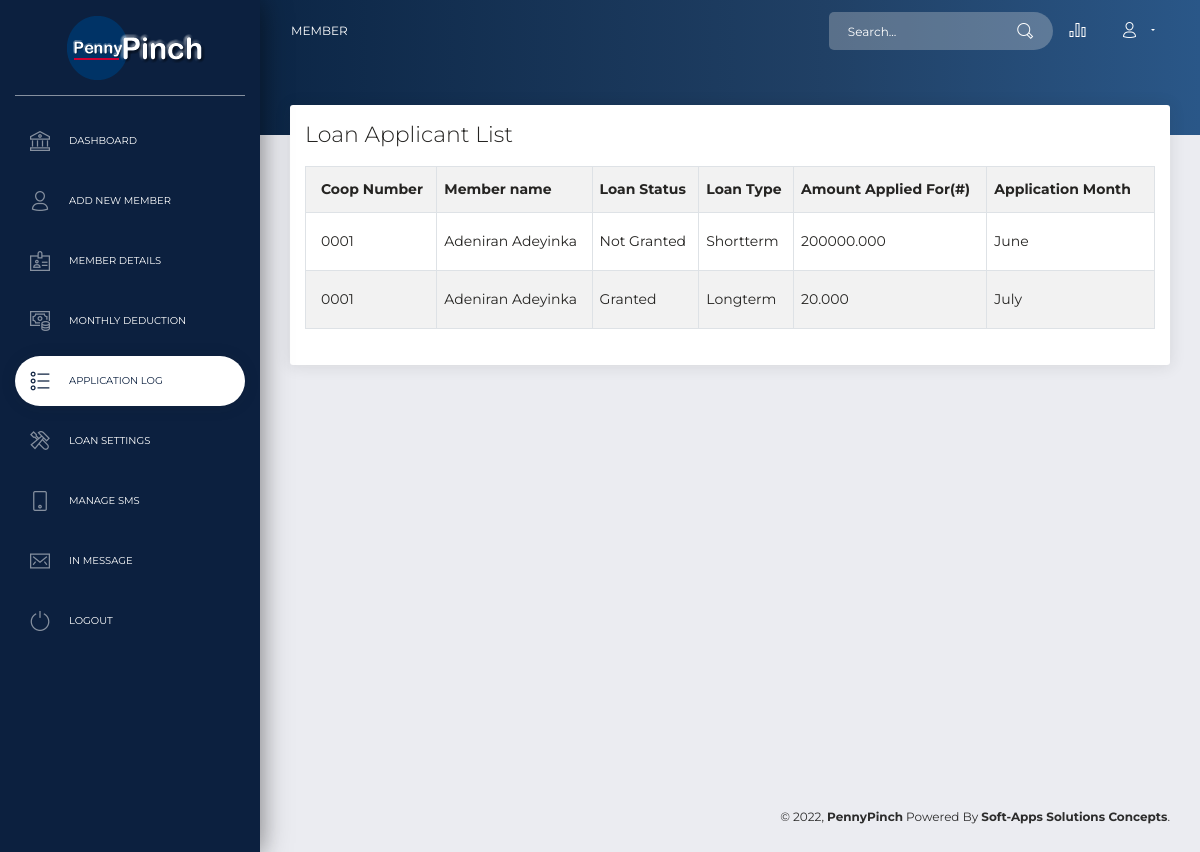
The app's page /tadmin/applog.php with its own data.
### tables this page shows
CREATE TABLE `loantab` (
  `loan_id` bigint(20) NOT NULL,
  `clientapp_id` bigint(20) NOT NULL,
  `mem_id` bigint(20) NOT NULL,
  `mem_coopno` varchar(500) NOT NULL,
  `mem_ippis` varchar(10) NOT NULL,
  `date` varchar(10) NOT NULL,
  `loan_month` varchar(20) NOT NULL,
  `loan_type` varchar(30) NOT NULL,
  `amount` decimal(15,3) NOT NULL,
  `interest` int(10) NOT NULL,
  `purpose` varchar(5000) NOT NULL,
  `surety1_name` varchar(500) NOT NULL,
  `surety1_address` varchar(1000) NOT NULL,
  `surety1_phone` varchar(50) NOT NULL,
  `surety1_salary` decimal(15,3) NOT NULL,
  `surety1_dept` varchar(500) NOT NULL,
  `surety2_name` varchar(500) NOT NULL,
  `surety2_address` varchar(1000) NOT NULL,
  `surety2_phone` varchar(50) NOT NULL,
  `surety2_salary` decimal(15,3) NOT NULL,
  `surety2_dept` varchar(500) NOT NULL,
  `loanstatus` tinyint(1) NOT NULL
);

CREATE TABLE `memstab` (
  `mem_id` bigint(20) NOT NULL,
  `clientapp_id` bigint(20) NOT NULL,
  `mem_surname` varchar(500) NOT NULL,
  `mem_fname` varchar(500) NOT NULL,
  `mem_oname` varchar(500) NOT NULL,
  `mem_sex` varchar(20) NOT NULL,
  `mem_title` varchar(20) NOT NULL,
  `mem_phone` varchar(50) NOT NULL,
  `mem_dob` varchar(20) NOT NULL,
  `mem_email` varchar(1000) NOT NULL,
  `mem_dept` varchar(1000) NOT NULL,
  `mem_coopno` varchar(100) NOT NULL,
  `mem_ippis` varchar(100) NOT NULL,
  `mem_bank` varchar(500) NOT NULL,
  `mem_acctno` varchar(50) NOT NULL,
  `mem_pass` varchar(10000) NOT NULL,
  `mem_nation` varchar(500) NOT NULL,
  `mem_state` varchar(500) NOT NULL,
  `mem_address` varchar(5000) NOT NULL,
  `nok_name` varchar(500) NOT NULL,
  `nok_rel` varchar(500) NOT NULL,
  `nok_email` varchar(5000) NOT NULL,
  `nok_phone` varchar(50) NOT NULL,
  `nok_address` varchar(5000) NOT NULL,
  `path` varchar(2000) NOT NULL
);

### tadmin/applog.php (the view, shortened to what this page needs)
<?php
require_once('../req/config.php');
?>
<!DOCTYPE html>
<html lang="en">
<head>
  <link href="../assets/css/all.css" rel="stylesheet">
  <link href="../assets/css/themify-icons.css" rel="stylesheet">
  <link href="../assets/css/bootstrap.min.css" rel="stylesheet" />
  <link href="../assets/js/plugins/datatables/dataTables.bootstrap.min.css" rel="stylesheet" />
    <link href="../assets/js/plugins/datatables/jquery.dataTables.min.css" rel="stylesheet" />
    <link href="../assets/js/plugins/datatables/buttons.dataTables.min.css" rel="stylesheet" />
  <link href="../assets/css/now-ui-dashboard.css?v=1.1.0" rel="stylesheet" />
</head>
<body class="">
  <div class="wrapper ">
    <div class="sidebar" data-color="deepblue">
      <div class="logo">
        <a href="" class="simple-text logo-mini">
        </a>
        <a href="" class="simple-text logo-normal">
         <img src="../assets/img/logo5.png">
        </a>
      </div>
      <div class="sidebar-wrapper">
        <ul class="nav">
          <li>
            <a href="dashboard.php">
              <i class="now-ui-icons business_bank"></i>
              <p>Dashboard</p>
            </a>
          </li>
          <li>
            <a href="newreg.php">
              <i class="now-ui-icons users_single-02"></i>
              <p>Add New Member</p>
            </a>
          </li>
          <li>
            <a href="memdetail.php">
              <i class="now-ui-icons business_badge"></i>
              <p>Member Details</p>
            </a>
          </li>
          <li>
            <a href="deduct.php">
              <i class="now-ui-icons business_money-coins"></i>
              <p>Monthly Deduction</p>
            </a>
          </li>
          <li class="active">
            <a href="applog.php">
              <i class="now-ui-icons design_bullet-list-67"></i>
              <p>Application Log</p>
            </a>
          </li>
          <li>
            <a href="lmsetting.php">
              <i class="now-ui-icons ui-2_settings-90"></i>
              <p>Loan Settings</p>
            </a>
          </li>
          <li>
            <a href="sms.php">
              <i class="now-ui-icons tech_mobile"></i>
              <p>Manage SMS</p>
            </a>
          </li>
          <li>
            <a href="inmessage.php">
              <i class="now-ui-icons ui-1_email-85"></i>
              <p>In Message</p>
            </a>
          </li>
          <li>
            <a href="logout.php">
              <i class="now-ui-icons media-1_button-power"></i>
              <p>Logout</p>
            </a>
          </li>
        </ul>
      </div>
    </div>
    <div class="main-panel">
      <nav class="navbar navbar-expand-lg navbar-transparent  navbar-absolute bg-primary fixed-top">
        <div class="container-fluid">
          <div class="navbar-wrapper">
            <a class="navbar-brand" href="#">Member</a>
          </div>
          <div class="collapse navbar-collapse justify-content-end" id="navigation">
            <form>
              <div class="input-group no-border">
                <input type="text" value="" class="form-control" placeholder="Search...">
                <div class="input-group-append">
                  <div class="input-group-text">
                    <i class="now-ui-icons ui-1_zoom-bold"></i>
                  </div>
                </div>
              </div>
            </form>
            <ul class="navbar-nav">
              <li class="nav-item">
                <a class="nav-link" href="analytic.php">
                  <i class="now-ui-icons business_chart-bar-32"></i>
                </a>
              </li>
              <li class="nav-item dropdown">
                <a class="nav-link dropdown-toggle" href="#" id="navbarDropdownMenuLink" data-toggle="dropdown" aria-haspopup="true" aria-expanded="false">
                  <i class="now-ui-icons users_single-02"></i>
                </a>
              </li>
            </ul>
          </div>
        </div>
      </nav>
      <div class="panel-header panel-header-sm">
      </div>
      <div class="content">
        <div class="row">
          <div class="col-md-12">
            <div class="card">
              <div class="card-header">
                <h5 class="title">Loan Applicant List</h5>
              </div>
              <div class="card-body">
              <div class="table-responsive">
                <table width="500" id="tabl" class="table table-striped table-bordered">
  <tr style="font-weight:bolder;">
  <td>Coop Number</td>
    <td>Member name</td>
    <td>Loan Status</td>
    <td>Loan Type</td>
    <td>Amount Applied For(#)</td>
    <td>Application Month</td>
  </tr>
   <?php
   $newquery="select memstab.mem_surname,memstab.mem_fname,memstab.mem_coopno,loantab.loanstatus,loantab.mem_id,loantab.amount,loantab.loan_month,loantab.loan_type from memstab inner join loantab on memstab.mem_id=loantab.mem_id" ;
   $output=mysqli_query($con,$newquery);
   if(mysqli_num_rows($output))
   {
	   while($rows=mysqli_fetch_assoc($output))
	   {
  ?>
  <tr>
  <td><?php echo $rows['mem_coopno']; ?></td>
    <td height="58"><?php echo $_SESSION['surname']." ".$_SESSION['firstname']; ?></td>
    	<td><?php
		if($_SESSION['loanstatus']==0)
		{
			echo "Not Granted";
		}else echo "Granted";
		?>
         </td>
		<td><?php echo $_SESSION['loantype']; ?></td>
    <td><?php echo $_SESSION['amount']; ?>
    <input type="hidden" name="amountapp" value="<?php echo $_SESSION['amount'];?>" /></td>
   <td><?php echo $_SESSION['loanmonth']; ?>
    <input type="hidden" name="amountapp" value="<?php echo $_SESSION['amount'];?>" /></td>
  </tr>
   <?php
	  }
   }
   ?>
</table>
              </div>
            </div>
          </div>
       </div>
        </div>
      </div>
      <footer class="footer">
        <div class="container-fluid">
          <div class="copyright">
            &copy;
            , <strong>PennyPinch</strong> Powered By <strong>Soft-Apps Solutions Concepts</strong>.
          </div>
        </div>
      </footer>
    </div>
  </div>
</body>
</html>

### records on screen
loantab: mem.mem_coopno "0001", shows "Not Granted", loantype "Shortterm", amount "200000.000", loanmonth "June"
loantab: mem.mem_coopno "0001", shows "Granted", loantype "Longterm", amount "20.000", loanmonth "July"
